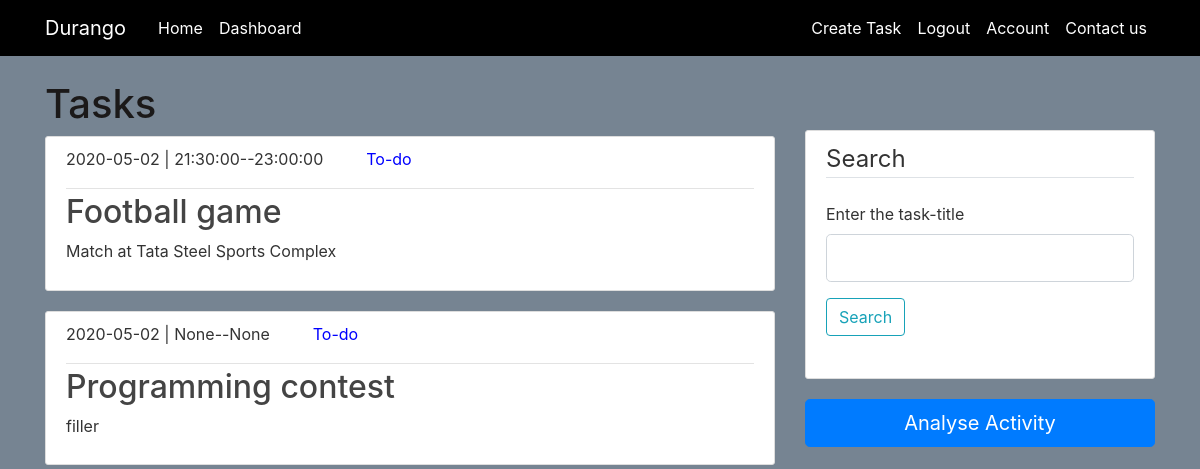
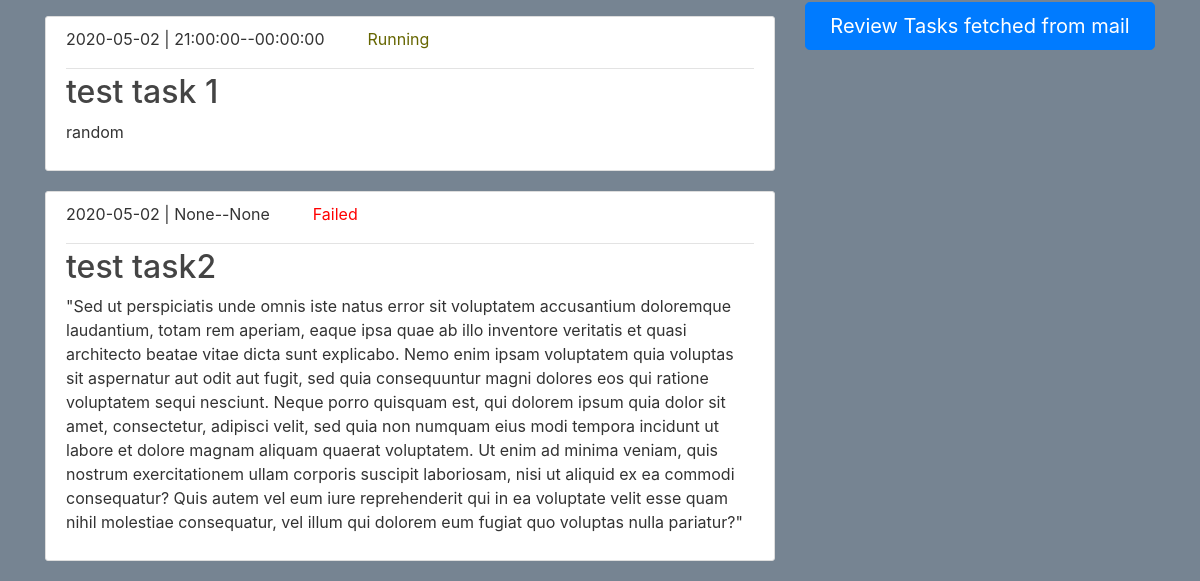
Before: /dashboard (signed in) with the older database file (2 pictures, top to bottom).
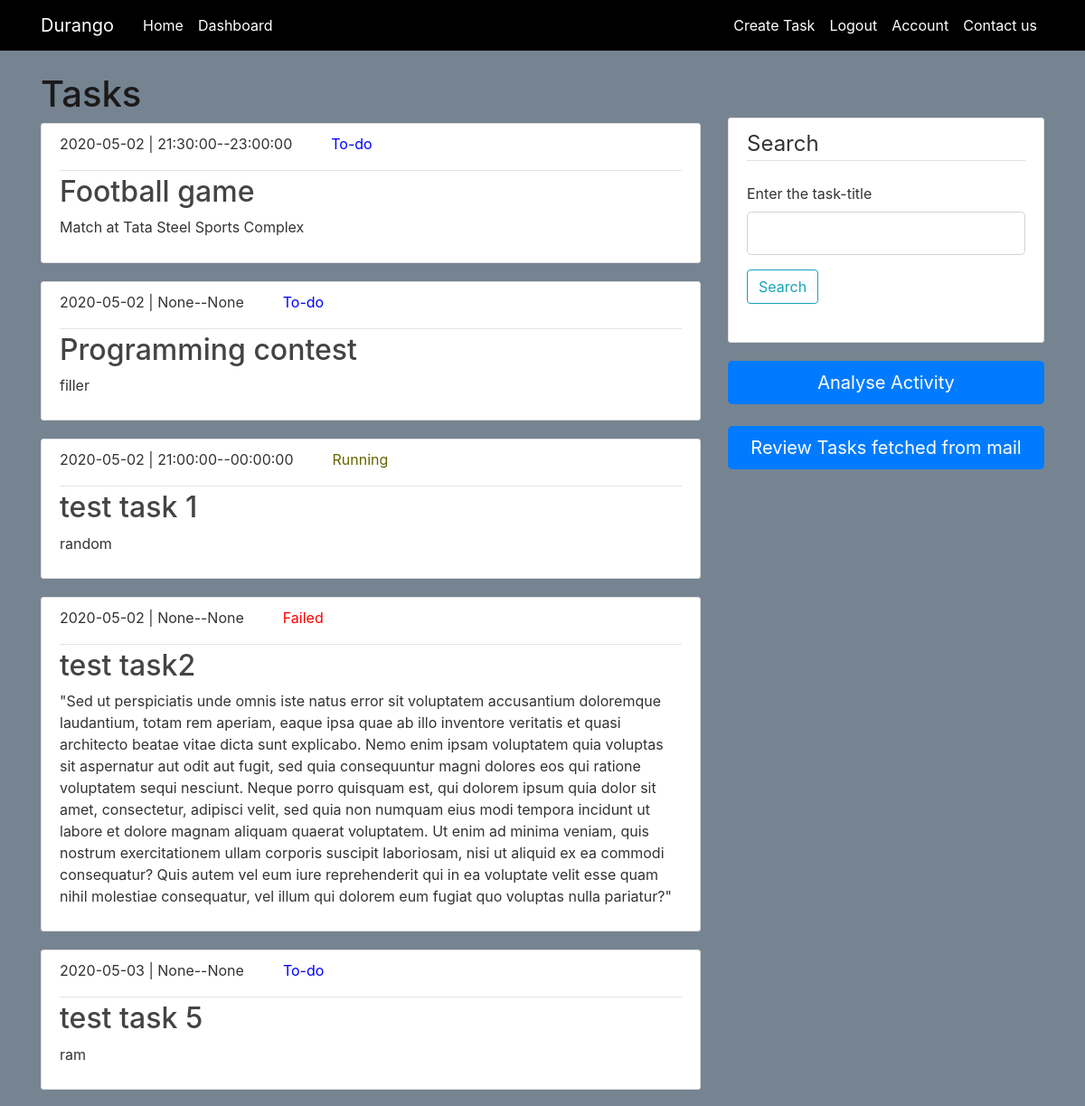
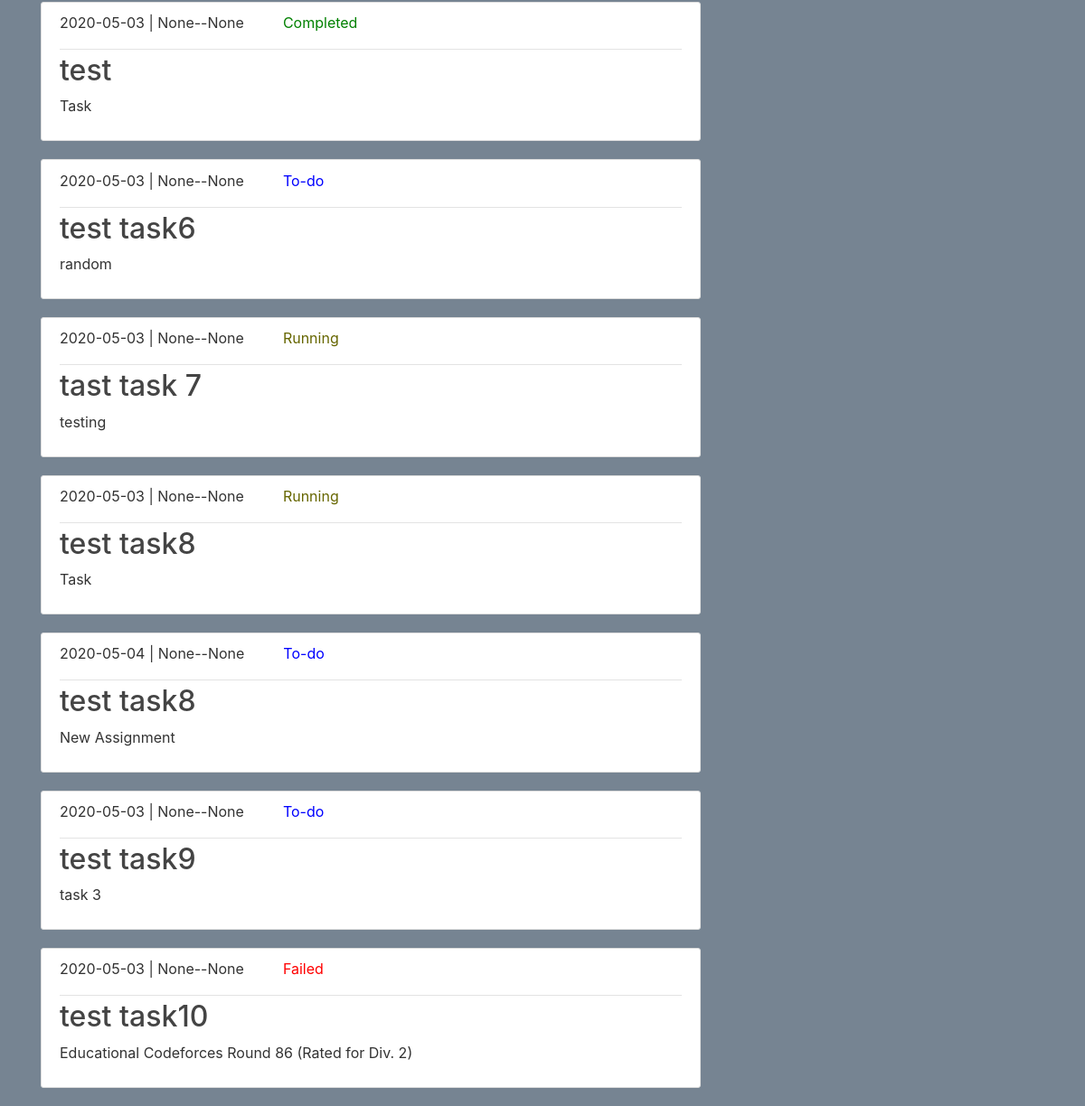
After: the same page with the newer database file (2 pictures, top to bottom).
### durango/models.py (models this page shows, shortened)
class Task(db.Model):
    id=db.Column(db.Integer,primary_key=True)
    title=db.Column(db.String(100), nullable=False)
    date=db.Column(db.Date(),nullable=False)
    starttime=db.Column(db.Time,nullable=True)
    endtime=db.Column(db.Time,nullable=True)
    remindtime=db.Column(db.Time,nullable=True)#remindtime
    details=db.Column(db.Text,nullable=True)
    status=db.Column(db.String(20),nullable=False)
    user_id=db.Column(db.Integer, db.ForeignKey('user.id'),nullable=False)
    message_id=db.Column(db.Text,nullable=True)

### durango/routes.py (the view, shortened to what this page needs)
@app.route("/dashboard", methods=['GET', 'POST'])
@login_required
def dashboard():
    tasks=Task.query.filter_by(user_id=current_user.id).all()
    form1=SearchForm()
    form2=SelectDate()
    if form2.validate_on_submit():
        return redirect(url_for('piechart',task_date=form2.date.data))
    return render_template('dashboard.html', title='Dashboard', tasks=tasks,form1=form1,form2=form2)

### durango/forms.py
class SearchForm(FlaskForm):
	search=StringField('Enter the task-title',validators=[DataRequired()])
	submit=SubmitField('Search')

class SelectDate(FlaskForm):
	date=DateField('Date',validators=[DataRequired()],format='%Y-%m-%d')
	submit=SubmitField('GO')

### durango/models.py (called while the page is built)
@login_manager.user_loader
def load_user(user_id):
    return User.query.get(int(user_id)) #getting user by id

### durango/templates/dashboard.html (shortened to what this page needs)
{% extends "layout.html"%}
{% block content %}
<h1> Tasks </h1>
  {% for task in tasks %}
  {%if current_user.id==task.user_id%}
    <article class="media content-section">
      <div class="media-body">
        <div class="article-metadata">
          <p class="mr-2 ">{{ task.date }}  | {{ task.starttime }}--{{task.endtime}} &nbsp;&nbsp;&nbsp;&nbsp;
            {%if task.status=='To-do' %}
          <span class="text-black ml-3" style="color: blue"> {{task.status}}
          </span>
          {%endif%}
          {%if task.status=='Failed'%}
          <span class="text-black ml-3" style="color: red"> {{task.status}}
          </span>
          {%endif%}
          {%if task.status=='Running'%}
          <span class="text-black ml-3" style="color:  #666600"> {{task.status}}
          </span>
          {%endif%}
          {%if task.status=='Completed'%}
          <span class="text-black ml-3" style="color: green"> {{task.status}}
          </span>
          {%endif%}
        </p>
        </div>
        <h2><a class="article-title" href="{{url_for('task',task_id=task.id)}}">{{ task.title }}</a></h2>
        <p class="article-content">{{ task.details }}</p>
      </div>
    </article>
  {%endif%}
  {% endfor %}
</div>
<div class="col-md-4" style="margin-top: 50px">
<div class="content-section">
        <form method="POST" action="">
            <fieldset class="form-group">
                <legend class="border-bottom mb-4">Search</legend>
        <div class="form-group">
                    {{ form1.search.label(class="form-control-label") }}
                    {% if form1.search.errors %}
                        {{ form1.search(class="form-control form-control-lg is-invalid") }}
                        <div class="invalid-feedback">
                            {% for error in form.search.errors %}
                                <span>{{ error }}</span>
                            {% endfor %}
                        </div>
                    {% else %}
                        {{ form1.search(class="form-control form-control-lg") }}
                    {% endif %}
                </div>
                 <div class="form-group">
                {{ form1.submit(class="btn btn-outline-info") }}
            </div>
              </fieldset>
            </form>
          </div>
          <div class="article-title" ><button type="button" class="btn btn-primary btn-lg btn-block"  data-toggle="collapse" data-target="#collapse1">Analyse Activity</button>
      </div>
      <br>
        <div class="article-title" ><a href="{{url_for('mail_tasks')}}" style="text-decoration: none;"><button type="button" class="btn btn-primary btn-lg btn-block">Review Tasks fetched from mail</button></a>
</div>
{% endblock content%}

### durango/templates/layout.html (shortened to what this page needs)
<!DOCTYPE html>
<html>
<head>
    <link rel="stylesheet" href="https://stackpath.bootstrapcdn.com/bootstrap/4.1.3/css/bootstrap.min.css">
    <link rel="stylesheet" type="text/css"  href="{{url_for('static', filename='main.css')}}">
   <link rel="stylesheet" media="all" href="https://cdnjs.cloudflare.com/ajax/libs/authy-form-helpers/2.3/form.authy.min.css" data-turbolinks-track="reload" />
   <link rel="stylesheet" href="https://cdn.jsdelivr.net/chartist.js/latest/chartist.min.css">
</head>
<body>
	<header class="site-header">
	  <nav class="navbar navbar-expand-md navbar-dark bg-steel fixed-top">
	    <div class="container">
	      <a class="navbar-brand mr-4 ml-20" href="/">Durango</a>
	      <div class="collapse navbar-collapse" id="navbarToggle">
	        <div class="navbar-nav mr-auto">
	          <a class="nav-item nav-link" href="/" onMouseOver="this.style.btn='white'">Home</a>
	          <a class="nav-item nav-link" href="/dashboard">Dashboard</a>
	        </div>
          <div class="navbar-nav">
          {%if current_user.is_authenticated%}
          <a class="nav-item nav-link" href="/task/new">Create Task</a>
          <a class="nav-item nav-link" href="/logout">Logout</a>
          <a class="nav-item nav-link" href="/account">Account</a>
          {%else%}
	        <a class="nav-item nav-link" href="/login">Login</a>
	        <a class="nav-item nav-link" href="/register">Register</a>
	         {%endif%}
           <a class="nav-item nav-link" href="/contact_us">Contact us</a>
          </div>
	      </div>
	    </div>
	  </nav>
	</header>
	<main role="main" class="container">
  <div class="row">
    <div class="col-md-8">
      {% block content %}{% endblock %}
      </div>
    </div>
</main>
</body>
</html>

### durango/static/main.css (style rules this page uses)
body { background: #768492; color: #333333; margin-top: 5rem; }
h1,h2, h3, h4, h5, h6 { color: #1b1919; }
.bg-steel { background-color: #000000; }
.site-header .navbar-nav .nav-link { color: #ffffff; }
.content-section { background: #ffffff; padding: 10.1px 20px; border: 1px solid #dddddd; border-radius: 3px; margin-bottom: 20px; }
.article-title { color: #444444; }
.article-content { white-space: pre-line; }
.article-metadata { padding-bottom: 1px; margin-bottom: 4px; border-bottom: 1px solid #e3e3e3 }

Changed rows visible on the page:
added Task: date "2020-05-03", starttime "None", endtime "None", status "To-do", title "test task 5", details "ram"
added Task: date "2020-05-03", starttime "None", endtime "None", status "Completed", title "test", details "Task"
added Task: date "2020-05-03", starttime "None", endtime "None", status "To-do", title "test task6", details "random"
added Task: date "2020-05-03", starttime "None", endtime "None", status "Running", title "tast task 7", details "testing"
added Task: date "2020-05-03", starttime "None", endtime "None", status "Running", title "test task8", details "Task"
added Task: date "2020-05-04", starttime "None", endtime "None", status "To-do", title "test task8", details "New Assignment"
added Task: date "2020-05-03", starttime "None", endtime "None", status "To-do", title "test task9", details "task 3"
added Task: date "2020-05-03", starttime "None", endtime "None", status "Failed", title "test task10", details "Educational Codeforces Round 86 (Rated for Div. 2)"
